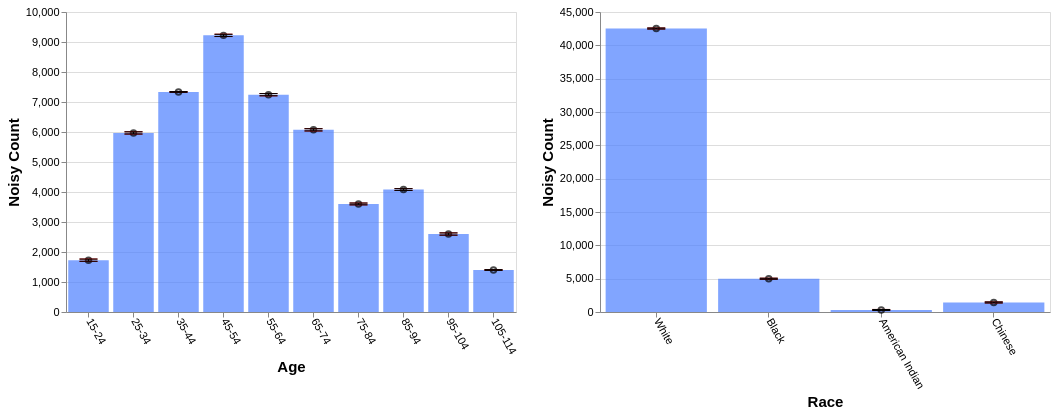

Write the Vega-Lite specification saved for this chart.
### Vega-Lite specification from a JSON file in a GitHub repository (floating-point values rounded to 4 significant figures)
{"config": {"view": {"continuousWidth": 400, "continuousHeight": 300}, "axis": {"labelFontSize": 11, "titleFontSize": 15}, "axisBottom": {"labelAngle": 60}}, "hconcat": [{"layer": [{"mark": "bar", "encoding": {"color": {"value": "transparent"}, "tooltip": [{"aggregate": "sum", "field": "noisy_count", "title": "noisy count", "type": "quantitative"}, {"aggregate": "sum", "field": "noisy_count_prev", "title": "prev count", "type": "quantitative"}, {"aggregate": "sum", "field": "error", "title": "current error", "type": "quantitative"}, {"aggregate": "sum", "field": "error_prev", "title": "prev error", "type": "quantitative"}], "x": {"field": "age", "sort": null, "title": "Age", "type": "ordinal"}}, "height": 300, "selection": {"selector699": {"type": "interval", "encodings": ["x"]}}, "transform": [{"filter": {"selection": "selector700"}}], "width": 450}, {"mark": {"type": "bar", "color": "gray", "opacity": 0}, "encoding": {"x": {"field": "age", "sort": null, "title": "Age", "type": "ordinal"}, "y": {"aggregate": "sum", "field": "noisy_count_prev", "type": "quantitative"}}, "transform": [{"filter": {"selection": "selector700"}}]}, {"mark": {"type": "bar", "color": "#4C7FFF", "opacity": 0.7}, "encoding": {"x": {"field": "age", "sort": null, "title": "Age", "type": "ordinal"}, "y": {"aggregate": "sum", "field": "noisy_count", "type": "quantitative"}}, "transform": [{"filter": {"selection": "selector700"}}]}, {"mark": {"type": "point", "color": "black", "opacity": 0.7}, "encoding": {"x": {"field": "age", "sort": null, "title": "Age", "type": "ordinal"}, "y": {"aggregate": "sum", "field": "noisy_count", "title": "Noisy Count", "type": "quantitative"}}, "transform": [{"filter": {"selection": "selector700"}}]}, {"mark": {"type": "rule", "color": "#B6B6B6", "size": 2, "strokeDash": [3, 3]}, "encoding": {"x": {"field": "age", "sort": null, "title": "Age", "type": "ordinal"}, "y": {"aggregate": "sum", "field": "plus_error_prev_age", "title": "", "type": "quantitative"}, "y2": {"aggregate": "sum", "field": "minus_error_prev_age", "title": ""}}, "transform": [{"filter": {"selection": "selector700"}}]}, {"mark": {"type": "tick", "color": "#B90000", "size": 0, "strokeDash": [1, 1]}, "encoding": {"x": {"field": "age", "sort": null, "title": "Age", "type": "ordinal"}, "y": {"aggregate": "sum", "field": "plus_error_prev_age", "type": "quantitative"}}, "transform": [{"filter": {"selection": "selector700"}}]}, {"mark": {"type": "tick", "color": "#B90000", "size": 0, "strokeDash": [3, 1]}, "encoding": {"x": {"field": "age", "sort": null, "title": "Age", "type": "ordinal"}, "y": {"aggregate": "sum", "field": "minus_error_prev_age", "type": "quantitative"}}, "transform": [{"filter": {"selection": "selector700"}}]}, {"mark": {"type": "rule", "color": "black", "size": 2}, "encoding": {"x": {"field": "age", "sort": null, "title": "Age", "type": "ordinal"}, "y": {"aggregate": "sum", "field": "plus_error", "title": "", "type": "quantitative"}, "y2": {"aggregate": "sum", "field": "minus_error", "title": ""}}, "transform": [{"filter": {"selection": "selector700"}}]}, {"mark": {"type": "tick", "color": "black", "width": 0}, "encoding": {"x": {"field": "age", "sort": null, "title": "Age", "type": "ordinal"}, "y": {"aggregate": "sum", "field": "plus_error", "type": "quantitative"}}, "transform": [{"filter": {"selection": "selector700"}}]}, {"mark": {"type": "tick", "color": "black", "width": 0}, "encoding": {"x": {"field": "age", "sort": null, "title": "Age", "type": "ordinal"}, "y": {"aggregate": "sum", "field": "minus_error", "type": "quantitative"}}, "transform": [{"filter": {"selection": "selector700"}}]}]}, {"layer": [{"mark": "bar", "encoding": {"color": {"value": "transparent"}, "tooltip": [{"aggregate": "sum", "field": "noisy_count", "title": "noisy count", "type": "quantitative"}, {"aggregate": "sum", "field": "noisy_count_prev", "title": "prev count", "type": "quantitative"}, {"aggregate": "sum", "field": "error", "title": "current error", "type": "quantitative"}, {"aggregate": "sum", "field": "error_prev", "title": "prev error", "type": "quantitative"}], "x": {"field": "race", "sort": null, "title": "Race", "type": "ordinal"}}, "height": 300, "selection": {"selector700": {"type": "interval", "encodings": ["x"]}}, "transform": [{"filter": {"selection": "selector699"}}], "width": 450}, {"mark": {"type": "bar", "color": "gray", "opacity": 0}, "encoding": {"x": {"field": "race", "sort": null, "title": "Race", "type": "ordinal"}, "y": {"aggregate": "sum", "field": "noisy_count_prev", "type": "quantitative"}}, "transform": [{"filter": {"selection": "selector699"}}]}, {"mark": {"type": "bar", "color": "#4C7FFF", "opacity": 0.7}, "encoding": {"x": {"field": "race", "sort": null, "title": "Race", "type": "ordinal"}, "y": {"aggregate": "sum", "field": "noisy_count", "type": "quantitative"}}, "transform": [{"filter": {"selection": "selector699"}}]}, {"mark": {"type": "point", "color": "black", "opacity": 0.7}, "encoding": {"x": {"field": "race", "sort": null, "title": "Race", "type": "ordinal"}, "y": {"aggregate": "sum", "field": "noisy_count", "title": "Noisy Count", "type": "quantitative"}}, "transform": [{"filter": {"selection": "selector699"}}]}, {"mark": {"type": "rule", "color": "#B6B6B6", "size": 2, "strokeDash": [3, 3]}, "encoding": {"x": {"field": "race", "sort": null, "title": "Race", "type": "ordinal"}, "y": {"aggregate": "sum", "field": "plus_error_prev_race", "title": "", "type": "quantitative"}, "y2": {"aggregate": "sum", "field": "minus_error_prev_race", "title": ""}}, "transform": [{"filter": {"selection": "selector699"}}]}, {"mark": {"type": "tick", "color": "#B90000", "size": 0, "strokeDash": [1, 1]}, "encoding": {"x": {"field": "race", "sort": null, "title": "Race", "type": "ordinal"}, "y": {"aggregate": "sum", "field": "plus_error_prev_race", "type": "quantitative"}}, "transform": [{"filter": {"selection": "selector699"}}]}, {"mark": {"type": "tick", "color": "#B90000", "size": 0, "strokeDash": [3, 1]}, "encoding": {"x": {"field": "race", "sort": null, "title": "Race", "type": "ordinal"}, "y": {"aggregate": "sum", "field": "minus_error_prev_race", "type": "quantitative"}}, "transform": [{"filter": {"selection": "selector699"}}]}, {"mark": {"type": "rule", "color": "black", "size": 2}, "encoding": {"x": {"field": "race", "sort": null, "title": "Race", "type": "ordinal"}, "y": {"aggregate": "sum", "field": "plus_error", "title": "", "type": "quantitative"}, "y2": {"aggregate": "sum", "field": "minus_error", "title": ""}}, "transform": [{"filter": {"selection": "selector699"}}]}, {"mark": {"type": "tick", "color": "black", "width": 0}, "encoding": {"x": {"field": "race", "sort": null, "title": "Race", "type": "ordinal"}, "y": {"aggregate": "sum", "field": "plus_error", "type": "quantitative"}}, "transform": [{"filter": {"selection": "selector699"}}]}, {"mark": {"type": "tick", "color": "black", "width": 0}, "encoding": {"x": {"field": "race", "sort": null, "title": "Race", "type": "ordinal"}, "y": {"aggregate": "sum", "field": "minus_error", "type": "quantitative"}}, "transform": [{"filter": {"selection": "selector699"}}]}]}], "data": {"name": "data-80453ee04c6d05babe94c9b81cb711fe"}, "$schema": "https://vega.github.io/schema/vega-lite/v4.17.0.json", "datasets": {"data-80453ee04c6d05babe94c9b81cb711fe": [{"age": "15-24", "race": "White", "noisy_count": 1317.0, "true_count": 1271.0, "plus_error": 1326.0, "minus_error": 1308.0, "error": 8.9, "noisy_count_prev": 1316.0, "true_count_prev": 1271.0, "plus_error_prev": 1326.0, "minus_error_prev": 1306.0, "error_prev": 9.9, "plus_error_prev_age": 1327.0, "minus_error_prev_age": 1307.0, "plus_error_prev_race": 1326.0, "minus_error_prev_race": 1307.0}, {"age": "15-24", "race": "Black", "noisy_count": 128.5, "true_count": 192.0, "plus_error": 137.4, "minus_error": 119.6, "error": 8.9, "noisy_count_prev": 128.1, "true_count_prev": 192.0, "plus_error_prev": 138.1, "minus_error_prev": 118.2, "error_prev": 9.9, "plus_error_prev_age": 139.0, "minus_error_prev_age": 119.1, "plus_error_prev_race": 138.3, "minus_error_prev_race": 118.4}, {"age": "15-24", "race": "American Indian", "noisy_count": 105.4, "true_count": 31.0, "plus_error": 114.4, "minus_error": 96.5, "error": 8.9, "noisy_count_prev": 103.8, "true_count_prev": 31.0, "plus_error_prev": 113.8, "minus_error_prev": 93.9, "error_prev": 9.9, "plus_error_prev_age": 114.7, "minus_error_prev_age": 94.85, "plus_error_prev_race": 112.9, "minus_error_prev_race": 93.0}, {"age": "15-24", "race": "Chinese", "noisy_count": 176.1, "true_count": 62.0, "plus_error": 185.1, "minus_error": 167.2, "error": 8.9, "noisy_count_prev": 175.3, "true_count_prev": 62.0, "plus_error_prev": 185.3, "minus_error_prev": 165.4, "error_prev": 9.9, "plus_error_prev_age": 186.2, "minus_error_prev_age": 166.3, "plus_error_prev_race": 185.3, "minus_error_prev_race": 165.4}, {"age": "25-34", "race": "White", "noisy_count": 5024.0, "true_count": 5110.0, "plus_error": 5033.0, "minus_error": 5015.0, "error": 8.9, "noisy_count_prev": 5024.0, "true_count_prev": 5110.0, "plus_error_prev": 5034.0, "minus_error_prev": 5014.0, "error_prev": 9.9, "plus_error_prev_age": 5034.0, "minus_error_prev_age": 5014.0, "plus_error_prev_race": 5035.0, "minus_error_prev_race": 5015.0}, {"age": "25-34", "race": "Black", "noisy_count": 697.2, "true_count": 700.0, "plus_error": 706.2, "minus_error": 688.3, "error": 8.9, "noisy_count_prev": 697.9, "true_count_prev": 700.0, "plus_error_prev": 707.8, "minus_error_prev": 688.0, "error_prev": 9.9, "plus_error_prev_age": 707.2, "minus_error_prev_age": 687.4, "plus_error_prev_race": 708.0, "minus_error_prev_race": 688.2}, {"age": "25-34", "race": "American Indian", "noisy_count": 19.5, "true_count": 83.0, "plus_error": 28.4, "minus_error": 10.6, "error": 8.9, "noisy_count_prev": 23.1, "true_count_prev": 83.0, "plus_error_prev": 33.1, "minus_error_prev": 13.2, "error_prev": 9.9, "plus_error_prev_age": 32.48, "minus_error_prev_age": 12.57, "plus_error_prev_race": 32.2, "minus_error_prev_race": 12.3}, {"age": "25-34", "race": "Chinese", "noisy_count": 228.7, "true_count": 244.0, "plus_error": 237.6, "minus_error": 219.7, "error": 8.9, "noisy_count_prev": 226.6, "true_count_prev": 244.0, "plus_error_prev": 236.5, "minus_error_prev": 216.6, "error_prev": 9.9, "plus_error_prev_age": 235.9, "minus_error_prev_age": 216.0, "plus_error_prev_race": 236.5, "minus_error_prev_race": 216.6}, {"age": "35-44", "race": "White", "noisy_count": 6212.0, "true_count": 6181.0, "plus_error": 6215.0, "minus_error": 6209.0, "error": 3.1, "noisy_count_prev": 6211.0, "true_count_prev": 6181.0, "plus_error_prev": 6215.0, "minus_error_prev": 6208.0, "error_prev": 3.4, "plus_error_prev_age": 6215.0, "minus_error_prev_age": 6208.0, "plus_error_prev_race": 6215.0, "minus_error_prev_race": 6208.0}, {"age": "35-44", "race": "Black", "noisy_count": 822.8, "true_count": 793.0, "plus_error": 825.8, "minus_error": 819.7, "error": 3.1, "noisy_count_prev": 823.0, "true_count_prev": 793.0, "plus_error_prev": 826.5, "minus_error_prev": 819.6, "error_prev": 3.4, "plus_error_prev_age": 826.6, "minus_error_prev_age": 819.7, "plus_error_prev_race": 826.7, "minus_error_prev_race": 819.8}, {"age": "35-44", "race": "American Indian", "noisy_count": 49.4, "true_count": 93.0, "plus_error": 52.5, "minus_error": 46.4, "error": 3.1, "noisy_count_prev": 49.9, "true_count_prev": 93.0, "plus_error_prev": 53.3, "minus_error_prev": 46.5, "error_prev": 3.4, "plus_error_prev_age": 53.35, "minus_error_prev_age": 46.55, "plus_error_prev_race": 52.4, "minus_error_prev_race": 45.6}, {"age": "35-44", "race": "Chinese", "noisy_count": 250.8, "true_count": 265.0, "plus_error": 253.8, "minus_error": 247.7, "error": 3.1, "noisy_count_prev": 250.8, "true_count_prev": 265.0, "plus_error_prev": 254.2, "minus_error_prev": 247.4, "error_prev": 3.4, "plus_error_prev_age": 254.3, "minus_error_prev_age": 247.5, "plus_error_prev_race": 254.2, "minus_error_prev_race": 247.4}, {"age": "45-54", "race": "White", "noisy_count": 7990.0, "true_count": 7988.0, "plus_error": 7999.0, "minus_error": 7981.0, "error": 8.9, "noisy_count_prev": 7991.0, "true_count_prev": 7988.0, "plus_error_prev": 8001.0, "minus_error_prev": 7981.0, "error_prev": 9.9, "plus_error_prev_age": 8000.0, "minus_error_prev_age": 7980.0, "plus_error_prev_race": 8001.0, "minus_error_prev_race": 7981.0}, {"age": "45-54", "race": "Black", "noisy_count": 868.1, "true_count": 967.0, "plus_error": 877.0, "minus_error": 859.1, "error": 8.9, "noisy_count_prev": 869.2, "true_count_prev": 967.0, "plus_error_prev": 879.1, "minus_error_prev": 859.2, "error_prev": 9.9, "plus_error_prev_age": 878.1, "minus_error_prev_age": 858.2, "plus_error_prev_race": 879.3, "minus_error_prev_race": 859.4}, {"age": "45-54", "race": "American Indian", "noisy_count": 100.0, "true_count": 112.0, "plus_error": 109.0, "minus_error": 91.1, "error": 8.9, "noisy_count_prev": 100.9, "true_count_prev": 112.0, "plus_error_prev": 110.8, "minus_error_prev": 91.0, "error_prev": 9.9, "plus_error_prev_age": 109.8, "minus_error_prev_age": 89.95, "plus_error_prev_race": 109.9, "minus_error_prev_race": 90.1}, {"age": "45-54", "race": "Chinese", "noisy_count": 262.8, "true_count": 266.0, "plus_error": 271.8, "minus_error": 253.9, "error": 8.9, "noisy_count_prev": 264.4, "true_count_prev": 266.0, "plus_error_prev": 274.3, "minus_error_prev": 254.4, "error_prev": 9.9, "plus_error_prev_age": 273.3, "minus_error_prev_age": 253.4, "plus_error_prev_race": 274.3, "minus_error_prev_race": 254.4}, {"age": "55-64", "race": "White", "noisy_count": 6330.0, "true_count": 6252.0, "plus_error": 6339.0, "minus_error": 6321.0, "error": 8.9, "noisy_count_prev": 6327.0, "true_count_prev": 6252.0, "plus_error_prev": 6337.0, "minus_error_prev": 6317.0, "error_prev": 9.9, "plus_error_prev_age": 6338.0, "minus_error_prev_age": 6318.0, "plus_error_prev_race": 6338.0, "minus_error_prev_race": 6318.0}, {"age": "55-64", "race": "Black", "noisy_count": 708.8, "true_count": 744.0, "plus_error": 717.8, "minus_error": 699.9, "error": 8.9, "noisy_count_prev": 707.0, "true_count_prev": 744.0, "plus_error_prev": 717.0, "minus_error_prev": 697.1, "error_prev": 9.9, "plus_error_prev_age": 717.4, "minus_error_prev_age": 697.5, "plus_error_prev_race": 717.2, "minus_error_prev_race": 697.3}, {"age": "55-64", "race": "American Indian", "noisy_count": 45.0, "true_count": 90.0, "plus_error": 54.0, "minus_error": 36.1, "error": 8.9, "noisy_count_prev": 46.0, "true_count_prev": 90.0, "plus_error_prev": 55.9, "minus_error_prev": 36.1, "error_prev": 9.9, "plus_error_prev_age": 56.33, "minus_error_prev_age": 36.53, "plus_error_prev_race": 55.0, "minus_error_prev_race": 35.2}, {"age": "55-64", "race": "Chinese", "noisy_count": 160.5, "true_count": 233.0, "plus_error": 169.5, "minus_error": 151.6, "error": 8.9, "noisy_count_prev": 162.2, "true_count_prev": 233.0, "plus_error_prev": 172.1, "minus_error_prev": 152.3, "error_prev": 9.9, "plus_error_prev_age": 172.5, "minus_error_prev_age": 152.7, "plus_error_prev_race": 172.1, "minus_error_prev_race": 152.3}, {"age": "65-74", "race": "White", "noisy_count": 5126.0, "true_count": 5121.0, "plus_error": 5135.0, "minus_error": 5118.0, "error": 8.9, "noisy_count_prev": 5126.0, "true_count_prev": 5121.0, "plus_error_prev": 5136.0, "minus_error_prev": 5116.0, "error_prev": 9.9, "plus_error_prev_age": 5136.0, "minus_error_prev_age": 5116.0, "plus_error_prev_race": 5136.0, "minus_error_prev_race": 5116.0}, {"age": "65-74", "race": "Black", "noisy_count": 626.5, "true_count": 525.0, "plus_error": 635.4, "minus_error": 617.5, "error": 8.9, "noisy_count_prev": 626.2, "true_count_prev": 525.0, "plus_error_prev": 636.2, "minus_error_prev": 616.3, "error_prev": 9.9, "plus_error_prev_age": 636.5, "minus_error_prev_age": 616.6, "plus_error_prev_race": 636.4, "minus_error_prev_race": 616.5}, {"age": "65-74", "race": "American Indian", "noisy_count": 89.8, "true_count": 68.0, "plus_error": 98.7, "minus_error": 80.9, "error": 8.9, "noisy_count_prev": 90.5, "true_count_prev": 68.0, "plus_error_prev": 100.4, "minus_error_prev": 80.5, "error_prev": 9.9, "plus_error_prev_age": 100.7, "minus_error_prev_age": 80.8, "plus_error_prev_race": 99.5, "minus_error_prev_race": 79.6}, {"age": "65-74", "race": "Chinese", "noisy_count": 230.1, "true_count": 153.0, "plus_error": 239.0, "minus_error": 221.1, "error": 8.9, "noisy_count_prev": 229.0, "true_count_prev": 153.0, "plus_error_prev": 238.9, "minus_error_prev": 219.0, "error_prev": 9.9, "plus_error_prev_age": 239.2, "minus_error_prev_age": 219.3, "plus_error_prev_race": 238.9, "minus_error_prev_race": 219.0}, {"age": "75-84", "race": "White", "noisy_count": 3361.0, "true_count": 3396.0, "plus_error": 3368.0, "minus_error": 3354.0, "error": 7.4, "noisy_count_prev": 3362.0, "true_count_prev": 3396.0, "plus_error_prev": 3370.0, "minus_error_prev": 3354.0, "error_prev": 8.0, "plus_error_prev_age": 3368.0, "minus_error_prev_age": 3352.0, "plus_error_prev_race": 3370.0, "minus_error_prev_race": 3354.0}, {"age": "75-84", "race": "Black", "noisy_count": 327.5, "true_count": 387.0, "plus_error": 334.8, "minus_error": 320.1, "error": 7.4, "noisy_count_prev": 328.4, "true_count_prev": 387.0, "plus_error_prev": 336.4, "minus_error_prev": 320.4, "error_prev": 8.0, "plus_error_prev_age": 334.8, "minus_error_prev_age": 318.8, "plus_error_prev_race": 336.6, "minus_error_prev_race": 320.6}, {"age": "75-84", "race": "American Indian", "noisy_count": -103.2, "true_count": 33.0, "plus_error": -95.8, "minus_error": -110.5, "error": 7.4, "noisy_count_prev": -99.0, "true_count_prev": 33.0, "plus_error_prev": -91.0, "minus_error_prev": -107.1, "error_prev": 8.0, "plus_error_prev_age": -92.65, "minus_error_prev_age": -108.7, "plus_error_prev_race": -91.9, "minus_error_prev_race": -108.0}, {"age": "75-84", "race": "Chinese", "noisy_count": 16.5, "true_count": 93.0, "plus_error": 23.9, "minus_error": 9.1, "error": 7.4, "noisy_count_prev": 17.4, "true_count_prev": 93.0, "plus_error_prev": 25.4, "minus_error_prev": 9.3, "error_prev": 8.0, "plus_error_prev_age": 23.75, "minus_error_prev_age": 7.65, "plus_error_prev_race": 25.42, "minus_error_prev_race": 9.32}, {"age": "85-94", "race": "White", "noisy_count": 3618.0, "true_count": 3579.0, "plus_error": 3626.0, "minus_error": 3611.0, "error": 7.4, "noisy_count_prev": 3618.0, "true_count_prev": 3579.0, "plus_error_prev": 3626.0, "minus_error_prev": 3609.0, "error_prev": 8.0, "plus_error_prev_age": 3626.0, "minus_error_prev_age": 3610.0, "plus_error_prev_race": 3626.0, "minus_error_prev_race": 3610.0}, {"age": "85-94", "race": "Black", "noisy_count": 349.0, "true_count": 351.0, "plus_error": 356.4, "minus_error": 341.6, "error": 7.4, "noisy_count_prev": 349.0, "true_count_prev": 351.0, "plus_error_prev": 357.1, "minus_error_prev": 341.0, "error_prev": 8.0, "plus_error_prev_age": 357.9, "minus_error_prev_age": 341.8, "plus_error_prev_race": 357.3, "minus_error_prev_race": 341.2}, {"age": "85-94", "race": "American Indian", "noisy_count": 53.9, "true_count": 33.0, "plus_error": 61.2, "minus_error": 46.5, "error": 7.4, "noisy_count_prev": 52.5, "true_count_prev": 33.0, "plus_error_prev": 60.6, "minus_error_prev": 44.5, "error_prev": 8.0, "plus_error_prev_age": 61.4, "minus_error_prev_age": 45.3, "plus_error_prev_race": 59.7, "minus_error_prev_race": 43.6}, {"age": "85-94", "race": "Chinese", "noisy_count": 60.4, "true_count": 74.0, "plus_error": 67.7, "minus_error": 53.0, "error": 7.4, "noisy_count_prev": 59.5, "true_count_prev": 74.0, "plus_error_prev": 67.5, "minus_error_prev": 51.5, "error_prev": 8.0, "plus_error_prev_age": 68.3, "minus_error_prev_age": 52.3, "plus_error_prev_race": 67.52, "minus_error_prev_race": 51.52}, {"age": "95-104", "race": "White", "noisy_count": 2284.0, "true_count": 2336.0, "plus_error": 2293.0, "minus_error": 2275.0, "error": 8.9, "noisy_count_prev": 2285.0, "true_count_prev": 2336.0, "plus_error_prev": 2295.0, "minus_error_prev": 2275.0, "error_prev": 9.9, "plus_error_prev_age": 2295.0, "minus_error_prev_age": 2275.0, "plus_error_prev_race": 2295.0, "minus_error_prev_race": 2275.0}, {"age": "95-104", "race": "Black", "noisy_count": 346.2, "true_count": 160.0, "plus_error": 355.1, "minus_error": 337.2, "error": 8.9, "noisy_count_prev": 343.7, "true_count_prev": 160.0, "plus_error_prev": 353.7, "minus_error_prev": 333.8, "error_prev": 9.9, "plus_error_prev_age": 353.6, "minus_error_prev_age": 333.7, "plus_error_prev_race": 353.9, "minus_error_prev_race": 334.0}, {"age": "95-104", "race": "American Indian", "noisy_count": -93.3, "true_count": 14.0, "plus_error": -84.3, "minus_error": -102.2, "error": 8.9, "noisy_count_prev": -91.5, "true_count_prev": 14.0, "plus_error_prev": -81.6, "minus_error_prev": -101.4, "error_prev": 9.9, "plus_error_prev_age": -81.7, "minus_error_prev_age": -101.5, "plus_error_prev_race": -82.5, "minus_error_prev_race": -102.3}, {"age": "95-104", "race": "Chinese", "noisy_count": 62.4, "true_count": 35.0, "plus_error": 71.3, "minus_error": 53.4, "error": 8.9, "noisy_count_prev": 62.4, "true_count_prev": 35.0, "plus_error_prev": 72.3, "minus_error_prev": 52.4, "error_prev": 9.9, "plus_error_prev_age": 72.2, "minus_error_prev_age": 52.3, "plus_error_prev_race": 72.32, "minus_error_prev_race": 52.42}, {"age": "105-114", "race": "White", "noisy_count": 1261.0, "true_count": 1270.0, "plus_error": 1264.0, "minus_error": 1258.0, "error": 3.1, "noisy_count_prev": 1261.0, "true_count_prev": 1270.0, "plus_error_prev": 1264.0, "minus_error_prev": 1257.0, "error_prev": 3.5, "plus_error_prev_age": 1264.0, "minus_error_prev_age": 1257.0, "plus_error_prev_race": 1265.0, "minus_error_prev_race": 1258.0}, {"age": "105-114", "race": "Black", "noisy_count": 116.7, "true_count": 110.0, "plus_error": 119.8, "minus_error": 113.6, "error": 3.1, "noisy_count_prev": 117.1, "true_count_prev": 110.0, "plus_error_prev": 120.5, "minus_error_prev": 113.6, "error_prev": 3.5, "plus_error_prev_age": 120.5, "minus_error_prev_age": 113.6, "plus_error_prev_race": 120.7, "minus_error_prev_race": 113.8}, {"age": "105-114", "race": "American Indian", "noisy_count": 35.8, "true_count": 4.0, "plus_error": 38.9, "minus_error": 32.7, "error": 3.1, "noisy_count_prev": 35.1, "true_count_prev": 4.0, "plus_error_prev": 38.6, "minus_error_prev": 31.6, "error_prev": 3.5, "plus_error_prev_age": 38.65, "minus_error_prev_age": 31.65, "plus_error_prev_race": 37.7, "minus_error_prev_race": 30.7}, {"age": "105-114", "race": "Chinese", "noisy_count": -13.9, "true_count": 17.0, "plus_error": -10.8, "minus_error": -17.0, "error": 3.1, "noisy_count_prev": -13.4, "true_count_prev": 17.0, "plus_error_prev": -9.9, "minus_error_prev": -16.8, "error_prev": 3.5, "plus_error_prev_age": -9.85, "minus_error_prev_age": -16.75, "plus_error_prev_race": -9.88, "minus_error_prev_race": -16.78}]}}
